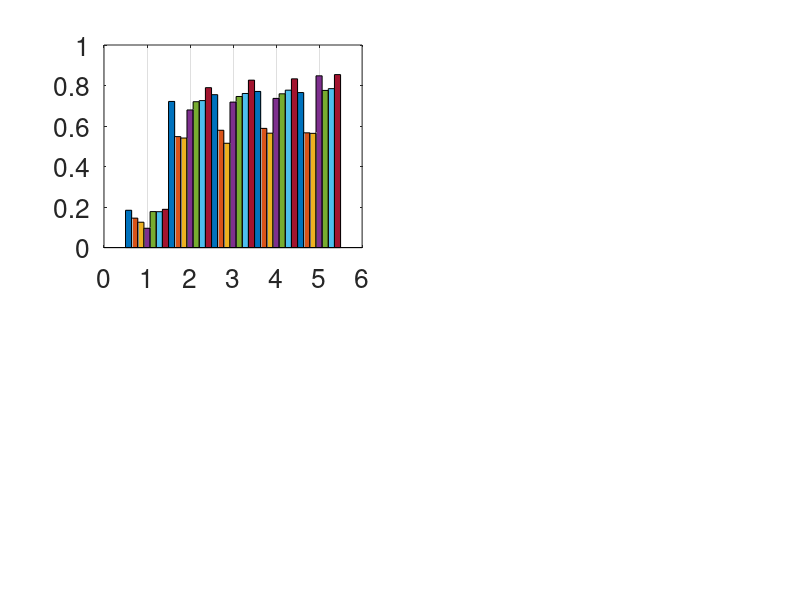

This figure's MATLAB source: (Note: this script raises an error after producing the figure.)
clc;
clear;
fclose all;

datasets = 'ABCDE';

load results_real.mat;

method_names = {'DeepImpute' 'GE-Impute' 'SCDD' 'MAGIC' 'CarDEC' 'bayNorm' 'scTCA'};

fontsize = 19;
linewidth = 1.5;
cmap = colorcube(10+2);
cmap = cmap(2:end-1,:);
cmap = cmap([1:3 6 5 7:10 4],:);
cmap = cmap([2:5 8:10],:);

m_indxs = [1 6 2:5 7];

figure(1);
clf;
subplot(2,2,1)
y = rho_all;
y = y(:,m_indxs);
x = 1:length(datasets);
hold on
set(gca,'box','on','xgrid','on','fontsize',fontsize);
h = bar(x,y,1);
for k = 1:length(method_names)
    h(k).FaceColor = cmap(k,:);
end
set(gca,'xtick',x,'xticklabel',[])
ylabel('Spearman Coefficient','fontsize',fontsize+2);
axis([0.5 max(x)+0.5 0 1])
set(gca,'ytick',0:0.2:1.0,'ygrid','on');

for k = 2:max(x)
    x = (k+k-1)/2;
    plot([x x],[0 1],'-','color',[0.6 0.6 0.6],'linewidth',0.5);
end
legend(method_names(m_indxs),'fontsize',fontsize);

y = delta_rho_all;
y = y(:,m_indxs);
x = 1:length(datasets);
subplot(2,2,2)
hold on
set(gca,'box','on','xgrid','on','fontsize',fontsize);
h = bar(x,y,1);
for k = 1:length(method_names)
    h(k).FaceColor = cmap(k,:);
end
set(gca,'xtick',x,'xticklabel',[])
ylabel('\it\Delta \rmSpearman','fontsize',fontsize+2);
axis([0.5 max(x)+0.5 0 1])
set(gca,'ytick',0:0.2:1,'ygrid','on');

for k = 2:max(x)
    x = (k+k-1)/2;
    plot([x x],[-0.25 1],'-','color',[0.6 0.6 0.6],'linewidth',0.5);
end

y = delta_silhouette_all;
y = y(:,m_indxs);
x = 1:length(datasets);
subplot(2,2,3)
hold on
set(gca,'box','on','xgrid','on','fontsize',fontsize);
h = bar(x,y,1);
for k = 1:length(method_names)
    h(k).FaceColor = cmap(k,:);
end
set(gca,'xtick',x,'xticklabel',mat2cell(datasets,1,ones(1,length(datasets))))
xlabel('Dataset','fontsize',fontsize+2);
ylabel('\it\Delta \rmSilhouette','fontsize',fontsize+2);
axis([0.5 max(x)+0.5 0 1])
set(gca,'ytick',0:0.2:1.0,'ygrid','on');

for k = 2:max(x)
    x = (k+k-1)/2;
    plot([x x],[0 1],'-','color',[0.6 0.6 0.6],'linewidth',0.5);
end

y = delta_cv_all;
y = y(:,m_indxs);
x = 1:length(datasets);
subplot(2,2,4)
hold on
set(gca,'box','on','xgrid','on','fontsize',fontsize);
h = bar(x,y,1);
for k = 1:length(method_names)
    h(k).FaceColor = cmap(k,:);
end
set(gca,'xtick',x,'xticklabel',mat2cell(datasets,1,ones(1,length(datasets))))
xlabel('Dataset','fontsize',fontsize+2);
ylabel('\it\Delta \rmCV','fontsize',fontsize+2);
axis([0.5 max(x)+0.5 0 1])
set(gca,'ytick',0:0.2:1.0,'ygrid','on');

for k = 2:max(x)
    x = (k+k-1)/2;
    plot([x x],[0 1],'-','color',[0.6 0.6 0.6],'linewidth',0.5);
end





